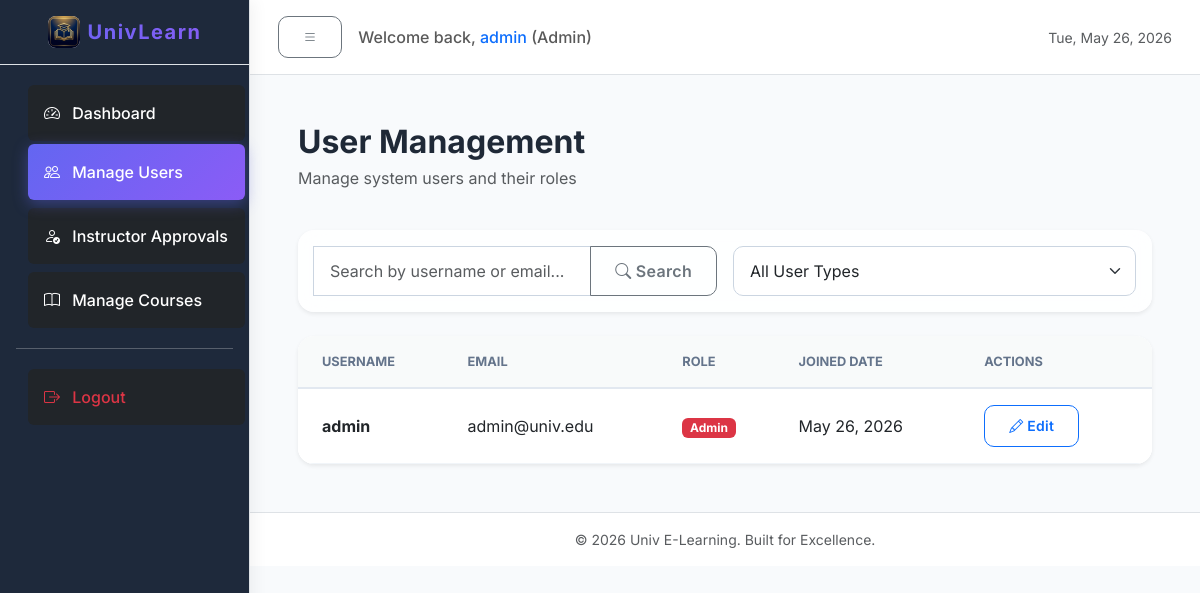
Page /index.php?page=admin-users (signed in) on the committed database.
### tables this page shows
CREATE TABLE IF NOT EXISTS users (
    UserID INT AUTO_INCREMENT PRIMARY KEY,
    Username VARCHAR(50) NOT NULL UNIQUE,
    Email VARCHAR(100) NOT NULL UNIQUE,
    Password VARCHAR(255) NOT NULL,
    UserType ENUM('Admin', 'Instructor', 'Student') NOT NULL DEFAULT 'Student',
    Status ENUM('Pending', 'Approved', 'Rejected') NOT NULL DEFAULT 'Approved',
    CreatedAt TIMESTAMP DEFAULT CURRENT_TIMESTAMP
);

### app/controllers/AdminController.php (called while the page is built, shortened)
<?php
class AdminController {
    private $pdo;
    public function __construct($pdo) {
        $this->pdo = $pdo;
    }
    public function users() {
        $query = "SELECT * FROM users WHERE 1=1";
        $params = [];
        $query .= " ORDER BY CreatedAt DESC";
        $stmt = $this->pdo->prepare($query);
        $stmt->execute($params);
        $users = $stmt->fetchAll();
        require __DIR__ . '/../views/admin/users.php';
    }
}

### app/views/admin/users.php (the view, shortened to what this page needs)
<?php
include __DIR__ . '/../partials/header.php';
include __DIR__ . '/../partials/sidebar_v2.php';
?>
<div class="container-fluid p-4">
    <div class="d-flex justify-content-between align-items-center mb-4">
        <div>
            <h2 class="fw-bold mb-1">User Management</h2>
            <p class="text-muted">Manage system users and their roles</p>
        </div>
    </div>
    <div class="card border-0 shadow-sm mb-4">
        <div class="card-body p-3">
            <div class="row g-3">
                <div class="col-md-6">
                    <form method="GET" class="input-group">
                        <input type="text" class="form-control" name="search" placeholder="Search by username or email..." value="<?php echo htmlspecialchars($_GET['search'] ?? ''); ?>">
                        <button class="btn btn-outline-secondary" type="submit">
                            <i class="bi bi-search"></i> Search
                        </button>
                    </form>
                </div>
                <div class="col-md-6">
                    <select class="form-select" onchange="window.location='?page=admin-users&type=' + this.value">
                        <option value="">All User Types</option>
                    </select>
                </div>
            </div>
        </div>
    </div>
    <div class="card border-0 shadow-sm">
        <div class="card-body p-0">
            <div class="table-responsive">
                <table class="table table-hover align-middle mb-0">
                    <thead class="bg-light">
                        <tr>
                            <th class="ps-4">Username</th>
                            <th>Email</th>
                            <th>Role</th>
                            <th>Joined Date</th>
                            <th class="pe-4">Actions</th>
                        </tr>
                    </thead>
                    <tbody>
                        <?php if (empty($users)): ?>
                            <tr>
                                <td colspan="5" class="text-center py-5">
                                    <p class="text-muted mb-0">No users found.</p>
                                </td>
                            </tr>
                        <?php else: ?>
                            <?php foreach ($users as $user): ?>
                                <tr>
                                    <td class="ps-4 fw-bold"><?php echo htmlspecialchars($user['Username']); ?></td>
                                    <td><?php echo htmlspecialchars($user['Email']); ?></td>
                                    <td>
                                        <span class="badge <?php
                                            echo match($user['UserType']) {
                                                'Admin' => 'bg-danger',
                                                'Instructor' => 'bg-primary',
                                                'Student' => 'bg-secondary',
                                                default => 'bg-secondary'
                                            };
                                        ?>">
                                            <?php echo $user['UserType']; ?>
                                        </span>
                                    </td>
                                    <td><?php echo date('M d, Y', strtotime($user['CreatedAt'])); ?></td>
                                    <td class="pe-4">
                                        <a href="?page=admin-edit-user&id=<?php echo $user['UserID']; ?>" class="btn btn-sm btn-outline-primary">
                                            <i class="bi bi-pencil"></i> Edit
                                        </a>
                                    </td>
                                </tr>
                            <?php endforeach; ?>
                        <?php endif; ?>
                    </tbody>
                </table>
            </div>
        </div>
    </div>
</div>
<?php include __DIR__ . '/../partials/footer.php'; ?>

### public/css/style.css (style rules this page uses)
:root { --primary-color: #6366f1; --primary-hover: #4f46e5; --secondary-color: #8b5cf6; --dark-bg: #0f172a; --sidebar-bg: #1e293b; --text-main: #1f2937; --text-muted: #64748b; --glass-bg: rgba(255, 255, 255, 0.85); --glass-border: rgba(255, 255, 255, 0.3); }
body { font-family: 'Inter', 'Segoe UI', sans-serif; color: var(--text-main); background-color: #f8fafc; -webkit-font-smoothing: antialiased; }
html, body { max-width: 100%; overflow-x: hidden; }
.card { border: 1px solid rgba(255, 255, 255, 0.6); border-radius: 16px; background: var(--glass-bg); backdrop-filter: blur(12px); -webkit-backdrop-filter: blur(12px); box-shadow: 0 8px 32px rgba(0, 0, 0, 0.05); transition: transform 0.3s cubic-bezier(0.34, 1.56, 0.64, 1), box-shadow 0.3s ease; overflow: hidden; }
.btn { border-radius: 10px; font-weight: 600; padding: 0.6rem 1.5rem; transition: all 0.3s ease; text-transform: none; letter-spacing: 0.3px; }
.table { border-collapse: separate; border-spacing: 0; }
.table thead th { background-color: rgba(249, 250, 251, 0.8); text-transform: uppercase; font-size: 0.8rem; font-weight: 700; color: var(--text-muted); border-bottom: 2px solid #e2e8f0; padding: 1rem; }
.table tbody td { padding: 1rem; vertical-align: middle; border-bottom: 1px solid #f1f5f9; }
.table tbody tr { transition: background-color 0.2s ease; }
.form-control, .form-select { border-radius: 10px; padding: 0.75rem 1rem; border: 1px solid #cbd5e1; background-color: rgba(255, 255, 255, 0.9); transition: all 0.3s ease; }

### rows in the picture
users: Username "admin", Email "admin@univ.edu", UserType "Admin", CreatedAt "May 26, 2026"

### other values in the picture
$_SESSION['username'] "admin"
$_SESSION['user_type'] "Admin"
APP_NAME "Univ E-Learning"
